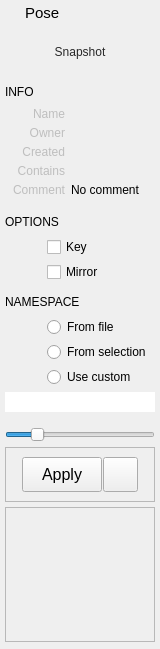
<?xml version="1.0" encoding="UTF-8"?>
<ui version="4.0">
 <class>Form</class>
 <widget class="QWidget" name="Form">
  <property name="geometry">
   <rect>
    <x>0</x>
    <y>0</y>
    <width>160</width>
    <height>649</height>
   </rect>
  </property>
  <property name="sizePolicy">
   <sizepolicy hsizetype="Preferred" vsizetype="Preferred">
    <horstretch>0</horstretch>
    <verstretch>0</verstretch>
   </sizepolicy>
  </property>
  <property name="minimumSize">
   <size>
    <width>160</width>
    <height>510</height>
   </size>
  </property>
  <property name="maximumSize">
   <size>
    <width>300</width>
    <height>16777215</height>
   </size>
  </property>
  <property name="windowTitle">
   <string>Form</string>
  </property>
  <property name="styleSheet">
   <string notr="true"/>
  </property>
  <layout class="QVBoxLayout" name="verticalLayout">
   <property name="spacing">
    <number>5</number>
   </property>
   <property name="sizeConstraint">
    <enum>QLayout::SetDefaultConstraint</enum>
   </property>
   <property name="leftMargin">
    <number>5</number>
   </property>
   <property name="topMargin">
    <number>2</number>
   </property>
   <property name="rightMargin">
    <number>5</number>
   </property>
   <property name="bottomMargin">
    <number>2</number>
   </property>
   <item>
    <layout class="QHBoxLayout" name="horizontalLayout_18">
     <property name="leftMargin">
      <number>2</number>
     </property>
     <property name="topMargin">
      <number>2</number>
     </property>
     <property name="rightMargin">
      <number>2</number>
     </property>
     <property name="bottomMargin">
      <number>0</number>
     </property>
     <item>
      <widget class="QLabel" name="label_6">
       <property name="maximumSize">
        <size>
         <width>13</width>
         <height>13</height>
        </size>
       </property>
       <property name="text">
        <string/>
       </property>
       <property name="pixmap">
        <pixmap>../images/poseIcon.png</pixmap>
       </property>
       <property name="scaledContents">
        <bool>true</bool>
       </property>
      </widget>
     </item>
     <item>
      <widget class="QLabel" name="label_2">
       <property name="font">
        <font>
         <family>Arial</family>
         <pointsize>11</pointsize>
         <weight>50</weight>
         <bold>false</bold>
        </font>
       </property>
       <property name="text">
        <string>Pose</string>
       </property>
      </widget>
     </item>
    </layout>
   </item>
   <item>
    <layout class="QHBoxLayout" name="modelPanelLayout">
     <property name="spacing">
      <number>0</number>
     </property>
     <property name="topMargin">
      <number>0</number>
     </property>
     <property name="bottomMargin">
      <number>0</number>
     </property>
     <item>
      <widget class="QLabel" name="label_3">
       <property name="minimumSize">
        <size>
         <width>0</width>
         <height>0</height>
        </size>
       </property>
       <property name="maximumSize">
        <size>
         <width>0</width>
         <height>16777215</height>
        </size>
       </property>
       <property name="text">
        <string/>
       </property>
      </widget>
     </item>
     <item>
      <widget class="QFrame" name="iconFrame">
       <property name="sizePolicy">
        <sizepolicy hsizetype="Expanding" vsizetype="Expanding">
         <horstretch>0</horstretch>
         <verstretch>0</verstretch>
        </sizepolicy>
       </property>
       <property name="minimumSize">
        <size>
         <width>50</width>
         <height>50</height>
        </size>
       </property>
       <property name="maximumSize">
        <size>
         <width>150</width>
         <height>150</height>
        </size>
       </property>
       <property name="styleSheet">
        <string notr="true"/>
       </property>
       <property name="frameShape">
        <enum>QFrame::NoFrame</enum>
       </property>
       <property name="frameShadow">
        <enum>QFrame::Plain</enum>
       </property>
       <property name="lineWidth">
        <number>0</number>
       </property>
       <layout class="QVBoxLayout" name="verticalLayout_3">
        <property name="spacing">
         <number>0</number>
        </property>
        <property name="margin">
         <number>0</number>
        </property>
        <item>
         <widget class="QToolButton" name="snapshotButton">
          <property name="enabled">
           <bool>true</bool>
          </property>
          <property name="sizePolicy">
           <sizepolicy hsizetype="Expanding" vsizetype="Expanding">
            <horstretch>0</horstretch>
            <verstretch>1</verstretch>
           </sizepolicy>
          </property>
          <property name="minimumSize">
           <size>
            <width>0</width>
            <height>0</height>
           </size>
          </property>
          <property name="maximumSize">
           <size>
            <width>150</width>
            <height>150</height>
           </size>
          </property>
          <property name="toolTip">
           <string>Take snapshot</string>
          </property>
          <property name="layoutDirection">
           <enum>Qt::LeftToRight</enum>
          </property>
          <property name="styleSheet">
           <string notr="true">color: rgb(40, 40, 40);
border: 1px solid rgb(0, 0, 0, 0);
background-color: rgb(254, 255, 230, 0);</string>
          </property>
          <property name="text">
           <string>Snapshot</string>
          </property>
          <property name="icon">
           <iconset>
            <normaloff>../images/camera.png</normaloff>../images/camera.png</iconset>
          </property>
          <property name="iconSize">
           <size>
            <width>176</width>
            <height>180</height>
           </size>
          </property>
          <property name="popupMode">
           <enum>QToolButton::InstantPopup</enum>
          </property>
          <property name="toolButtonStyle">
           <enum>Qt::ToolButtonIconOnly</enum>
          </property>
          <property name="autoRaise">
           <bool>false</bool>
          </property>
         </widget>
        </item>
       </layout>
      </widget>
     </item>
    </layout>
   </item>
   <item>
    <layout class="QHBoxLayout" name="horizontalLayout_7">
     <property name="topMargin">
      <number>0</number>
     </property>
     <item>
      <widget class="QLabel" name="label_8">
       <property name="minimumSize">
        <size>
         <width>100</width>
         <height>0</height>
        </size>
       </property>
       <property name="maximumSize">
        <size>
         <width>200</width>
         <height>16777215</height>
        </size>
       </property>
       <property name="font">
        <font>
         <family>Arial</family>
         <pointsize>9</pointsize>
         <weight>50</weight>
         <bold>false</bold>
        </font>
       </property>
       <property name="text">
        <string>INFO</string>
       </property>
      </widget>
     </item>
     <item>
      <spacer name="horizontalSpacer_2">
       <property name="orientation">
        <enum>Qt::Horizontal</enum>
       </property>
       <property name="sizeHint" stdset="0">
        <size>
         <width>40</width>
         <height>20</height>
        </size>
       </property>
      </spacer>
     </item>
    </layout>
   </item>
   <item>
    <layout class="QHBoxLayout" name="horizontalLayout">
     <property name="spacing">
      <number>6</number>
     </property>
     <property name="topMargin">
      <number>0</number>
     </property>
     <item>
      <widget class="QLabel" name="label">
       <property name="enabled">
        <bool>false</bool>
       </property>
       <property name="sizePolicy">
        <sizepolicy hsizetype="Fixed" vsizetype="Preferred">
         <horstretch>0</horstretch>
         <verstretch>0</verstretch>
        </sizepolicy>
       </property>
       <property name="minimumSize">
        <size>
         <width>60</width>
         <height>0</height>
        </size>
       </property>
       <property name="maximumSize">
        <size>
         <width>60</width>
         <height>16777215</height>
        </size>
       </property>
       <property name="text">
        <string>Name</string>
       </property>
       <property name="alignment">
        <set>Qt::AlignRight|Qt::AlignTrailing|Qt::AlignVCenter</set>
       </property>
      </widget>
     </item>
     <item>
      <widget class="QLabel" name="name">
       <property name="enabled">
        <bool>true</bool>
       </property>
       <property name="sizePolicy">
        <sizepolicy hsizetype="Ignored" vsizetype="Preferred">
         <horstretch>0</horstretch>
         <verstretch>0</verstretch>
        </sizepolicy>
       </property>
       <property name="text">
        <string/>
       </property>
       <property name="textInteractionFlags">
        <set>Qt::LinksAccessibleByMouse|Qt::TextSelectableByMouse</set>
       </property>
      </widget>
     </item>
    </layout>
   </item>
   <item>
    <layout class="QHBoxLayout" name="horizontalLayout_9">
     <property name="spacing">
      <number>6</number>
     </property>
     <property name="topMargin">
      <number>0</number>
     </property>
     <item>
      <widget class="QLabel" name="label_13">
       <property name="enabled">
        <bool>false</bool>
       </property>
       <property name="sizePolicy">
        <sizepolicy hsizetype="Fixed" vsizetype="Expanding">
         <horstretch>0</horstretch>
         <verstretch>0</verstretch>
        </sizepolicy>
       </property>
       <property name="minimumSize">
        <size>
         <width>60</width>
         <height>0</height>
        </size>
       </property>
       <property name="maximumSize">
        <size>
         <width>60</width>
         <height>500</height>
        </size>
       </property>
       <property name="text">
        <string>Owner</string>
       </property>
       <property name="alignment">
        <set>Qt::AlignRight|Qt::AlignTop|Qt::AlignTrailing</set>
       </property>
      </widget>
     </item>
     <item>
      <widget class="QLabel" name="owner">
       <property name="enabled">
        <bool>true</bool>
       </property>
       <property name="sizePolicy">
        <sizepolicy hsizetype="Ignored" vsizetype="Expanding">
         <horstretch>0</horstretch>
         <verstretch>0</verstretch>
        </sizepolicy>
       </property>
       <property name="minimumSize">
        <size>
         <width>0</width>
         <height>0</height>
        </size>
       </property>
       <property name="maximumSize">
        <size>
         <width>16777215</width>
         <height>16777215</height>
        </size>
       </property>
       <property name="styleSheet">
        <string notr="true"/>
       </property>
       <property name="text">
        <string/>
       </property>
       <property name="alignment">
        <set>Qt::AlignLeading|Qt::AlignLeft|Qt::AlignTop</set>
       </property>
       <property name="wordWrap">
        <bool>true</bool>
       </property>
       <property name="textInteractionFlags">
        <set>Qt::LinksAccessibleByMouse|Qt::TextSelectableByMouse</set>
       </property>
      </widget>
     </item>
    </layout>
   </item>
   <item>
    <layout class="QHBoxLayout" name="horizontalLayout_11">
     <property name="spacing">
      <number>6</number>
     </property>
     <property name="topMargin">
      <number>0</number>
     </property>
     <item>
      <widget class="QLabel" name="label_14">
       <property name="enabled">
        <bool>false</bool>
       </property>
       <property name="sizePolicy">
        <sizepolicy hsizetype="Fixed" vsizetype="Expanding">
         <horstretch>0</horstretch>
         <verstretch>0</verstretch>
        </sizepolicy>
       </property>
       <property name="minimumSize">
        <size>
         <width>60</width>
         <height>0</height>
        </size>
       </property>
       <property name="maximumSize">
        <size>
         <width>60</width>
         <height>500</height>
        </size>
       </property>
       <property name="text">
        <string>Created</string>
       </property>
       <property name="alignment">
        <set>Qt::AlignRight|Qt::AlignTop|Qt::AlignTrailing</set>
       </property>
      </widget>
     </item>
     <item>
      <widget class="QLabel" name="created">
       <property name="enabled">
        <bool>true</bool>
       </property>
       <property name="sizePolicy">
        <sizepolicy hsizetype="Expanding" vsizetype="Expanding">
         <horstretch>0</horstretch>
         <verstretch>0</verstretch>
        </sizepolicy>
       </property>
       <property name="minimumSize">
        <size>
         <width>0</width>
         <height>0</height>
        </size>
       </property>
       <property name="maximumSize">
        <size>
         <width>16777215</width>
         <height>16777215</height>
        </size>
       </property>
       <property name="styleSheet">
        <string notr="true"/>
       </property>
       <property name="text">
        <string/>
       </property>
       <property name="alignment">
        <set>Qt::AlignLeading|Qt::AlignLeft|Qt::AlignTop</set>
       </property>
       <property name="wordWrap">
        <bool>true</bool>
       </property>
       <property name="textInteractionFlags">
        <set>Qt::LinksAccessibleByMouse|Qt::TextSelectableByMouse</set>
       </property>
      </widget>
     </item>
    </layout>
   </item>
   <item>
    <layout class="QHBoxLayout" name="horizontalLayout_15">
     <property name="spacing">
      <number>6</number>
     </property>
     <property name="topMargin">
      <number>0</number>
     </property>
     <property name="bottomMargin">
      <number>0</number>
     </property>
     <item>
      <widget class="QLabel" name="label_15">
       <property name="enabled">
        <bool>false</bool>
       </property>
       <property name="sizePolicy">
        <sizepolicy hsizetype="Fixed" vsizetype="Expanding">
         <horstretch>0</horstretch>
         <verstretch>0</verstretch>
        </sizepolicy>
       </property>
       <property name="minimumSize">
        <size>
         <width>60</width>
         <height>0</height>
        </size>
       </property>
       <property name="maximumSize">
        <size>
         <width>60</width>
         <height>500</height>
        </size>
       </property>
       <property name="text">
        <string>Contains</string>
       </property>
       <property name="alignment">
        <set>Qt::AlignRight|Qt::AlignTop|Qt::AlignTrailing</set>
       </property>
      </widget>
     </item>
     <item>
      <widget class="QLabel" name="contains">
       <property name="enabled">
        <bool>true</bool>
       </property>
       <property name="sizePolicy">
        <sizepolicy hsizetype="Expanding" vsizetype="MinimumExpanding">
         <horstretch>0</horstretch>
         <verstretch>0</verstretch>
        </sizepolicy>
       </property>
       <property name="minimumSize">
        <size>
         <width>0</width>
         <height>0</height>
        </size>
       </property>
       <property name="maximumSize">
        <size>
         <width>16777215</width>
         <height>16777215</height>
        </size>
       </property>
       <property name="styleSheet">
        <string notr="true"/>
       </property>
       <property name="text">
        <string/>
       </property>
       <property name="alignment">
        <set>Qt::AlignLeading|Qt::AlignLeft|Qt::AlignTop</set>
       </property>
       <property name="wordWrap">
        <bool>true</bool>
       </property>
       <property name="textInteractionFlags">
        <set>Qt::LinksAccessibleByMouse|Qt::TextSelectableByMouse</set>
       </property>
      </widget>
     </item>
    </layout>
   </item>
   <item>
    <layout class="QHBoxLayout" name="horizontalLayout_14">
     <property name="spacing">
      <number>6</number>
     </property>
     <property name="topMargin">
      <number>0</number>
     </property>
     <property name="bottomMargin">
      <number>5</number>
     </property>
     <item>
      <widget class="QLabel" name="label_11">
       <property name="enabled">
        <bool>false</bool>
       </property>
       <property name="sizePolicy">
        <sizepolicy hsizetype="Fixed" vsizetype="Expanding">
         <horstretch>0</horstretch>
         <verstretch>0</verstretch>
        </sizepolicy>
       </property>
       <property name="minimumSize">
        <size>
         <width>60</width>
         <height>0</height>
        </size>
       </property>
       <property name="maximumSize">
        <size>
         <width>60</width>
         <height>500</height>
        </size>
       </property>
       <property name="text">
        <string>Comment</string>
       </property>
       <property name="alignment">
        <set>Qt::AlignRight|Qt::AlignTop|Qt::AlignTrailing</set>
       </property>
      </widget>
     </item>
     <item>
      <widget class="QLabel" name="comment">
       <property name="enabled">
        <bool>true</bool>
       </property>
       <property name="sizePolicy">
        <sizepolicy hsizetype="Ignored" vsizetype="MinimumExpanding">
         <horstretch>0</horstretch>
         <verstretch>0</verstretch>
        </sizepolicy>
       </property>
       <property name="minimumSize">
        <size>
         <width>0</width>
         <height>0</height>
        </size>
       </property>
       <property name="maximumSize">
        <size>
         <width>16777215</width>
         <height>16777215</height>
        </size>
       </property>
       <property name="styleSheet">
        <string notr="true"/>
       </property>
       <property name="text">
        <string>No comment</string>
       </property>
       <property name="alignment">
        <set>Qt::AlignLeading|Qt::AlignLeft|Qt::AlignTop</set>
       </property>
       <property name="wordWrap">
        <bool>true</bool>
       </property>
       <property name="textInteractionFlags">
        <set>Qt::LinksAccessibleByMouse|Qt::TextSelectableByMouse</set>
       </property>
      </widget>
     </item>
    </layout>
   </item>
   <item>
    <layout class="QHBoxLayout" name="horizontalLayout_8">
     <property name="topMargin">
      <number>5</number>
     </property>
     <item>
      <widget class="QLabel" name="label_7">
       <property name="minimumSize">
        <size>
         <width>100</width>
         <height>0</height>
        </size>
       </property>
       <property name="maximumSize">
        <size>
         <width>200</width>
         <height>16777215</height>
        </size>
       </property>
       <property name="font">
        <font>
         <family>Arial</family>
         <pointsize>9</pointsize>
         <weight>50</weight>
         <bold>false</bold>
        </font>
       </property>
       <property name="text">
        <string>OPTIONS</string>
       </property>
      </widget>
     </item>
     <item>
      <spacer name="horizontalSpacer">
       <property name="orientation">
        <enum>Qt::Horizontal</enum>
       </property>
       <property name="sizeHint" stdset="0">
        <size>
         <width>40</width>
         <height>20</height>
        </size>
       </property>
      </spacer>
     </item>
    </layout>
   </item>
   <item>
    <layout class="QHBoxLayout" name="horizontalLayout_4">
     <property name="spacing">
      <number>2</number>
     </property>
     <property name="leftMargin">
      <number>0</number>
     </property>
     <property name="topMargin">
      <number>0</number>
     </property>
     <item>
      <widget class="QLabel" name="label_12">
       <property name="minimumSize">
        <size>
         <width>40</width>
         <height>0</height>
        </size>
       </property>
       <property name="maximumSize">
        <size>
         <width>40</width>
         <height>16777215</height>
        </size>
       </property>
       <property name="layoutDirection">
        <enum>Qt::LeftToRight</enum>
       </property>
       <property name="text">
        <string/>
       </property>
       <property name="alignment">
        <set>Qt::AlignRight|Qt::AlignTrailing|Qt::AlignVCenter</set>
       </property>
      </widget>
     </item>
     <item>
      <widget class="QCheckBox" name="keyCheckBox">
       <property name="minimumSize">
        <size>
         <width>0</width>
         <height>19</height>
        </size>
       </property>
       <property name="text">
        <string>Key</string>
       </property>
       <property name="checkable">
        <bool>true</bool>
       </property>
       <property name="checked">
        <bool>false</bool>
       </property>
      </widget>
     </item>
    </layout>
   </item>
   <item>
    <layout class="QHBoxLayout" name="horizontalLayout_16">
     <property name="spacing">
      <number>2</number>
     </property>
     <property name="leftMargin">
      <number>0</number>
     </property>
     <property name="topMargin">
      <number>0</number>
     </property>
     <item>
      <widget class="QLabel" name="label_20">
       <property name="minimumSize">
        <size>
         <width>40</width>
         <height>0</height>
        </size>
       </property>
       <property name="maximumSize">
        <size>
         <width>40</width>
         <height>16777215</height>
        </size>
       </property>
       <property name="layoutDirection">
        <enum>Qt::LeftToRight</enum>
       </property>
       <property name="text">
        <string/>
       </property>
       <property name="alignment">
        <set>Qt::AlignRight|Qt::AlignTrailing|Qt::AlignVCenter</set>
       </property>
      </widget>
     </item>
     <item>
      <widget class="QCheckBox" name="mirrorCheckBox">
       <property name="minimumSize">
        <size>
         <width>0</width>
         <height>19</height>
        </size>
       </property>
       <property name="text">
        <string>Mirror</string>
       </property>
       <property name="checkable">
        <bool>true</bool>
       </property>
       <property name="checked">
        <bool>false</bool>
       </property>
      </widget>
     </item>
    </layout>
   </item>
   <item>
    <layout class="QHBoxLayout" name="horizontalLayout_20">
     <property name="topMargin">
      <number>5</number>
     </property>
     <item>
      <widget class="QLabel" name="label_4">
       <property name="minimumSize">
        <size>
         <width>100</width>
         <height>0</height>
        </size>
       </property>
       <property name="maximumSize">
        <size>
         <width>100</width>
         <height>16777215</height>
        </size>
       </property>
       <property name="font">
        <font>
         <family>Arial</family>
         <pointsize>9</pointsize>
         <weight>50</weight>
         <bold>false</bold>
        </font>
       </property>
       <property name="text">
        <string>NAMESPACE</string>
       </property>
      </widget>
     </item>
     <item>
      <spacer name="horizontalSpacer_5">
       <property name="orientation">
        <enum>Qt::Horizontal</enum>
       </property>
       <property name="sizeHint" stdset="0">
        <size>
         <width>40</width>
         <height>20</height>
        </size>
       </property>
      </spacer>
     </item>
    </layout>
   </item>
   <item>
    <layout class="QHBoxLayout" name="horizontalLayout_5">
     <property name="spacing">
      <number>2</number>
     </property>
     <property name="leftMargin">
      <number>0</number>
     </property>
     <property name="topMargin">
      <number>0</number>
     </property>
     <item>
      <widget class="QLabel" name="label_16">
       <property name="minimumSize">
        <size>
         <width>40</width>
         <height>0</height>
        </size>
       </property>
       <property name="maximumSize">
        <size>
         <width>40</width>
         <height>16777215</height>
        </size>
       </property>
       <property name="layoutDirection">
        <enum>Qt::LeftToRight</enum>
       </property>
       <property name="text">
        <string/>
       </property>
       <property name="alignment">
        <set>Qt::AlignRight|Qt::AlignTrailing|Qt::AlignVCenter</set>
       </property>
      </widget>
     </item>
     <item>
      <widget class="QRadioButton" name="useFileNamespace">
       <property name="text">
        <string>From file</string>
       </property>
      </widget>
     </item>
    </layout>
   </item>
   <item>
    <layout class="QHBoxLayout" name="horizontalLayout_10">
     <property name="spacing">
      <number>2</number>
     </property>
     <property name="leftMargin">
      <number>0</number>
     </property>
     <property name="topMargin">
      <number>0</number>
     </property>
     <item>
      <widget class="QLabel" name="label_17">
       <property name="minimumSize">
        <size>
         <width>40</width>
         <height>0</height>
        </size>
       </property>
       <property name="maximumSize">
        <size>
         <width>40</width>
         <height>16777215</height>
        </size>
       </property>
       <property name="layoutDirection">
        <enum>Qt::LeftToRight</enum>
       </property>
       <property name="text">
        <string/>
       </property>
       <property name="alignment">
        <set>Qt::AlignRight|Qt::AlignTrailing|Qt::AlignVCenter</set>
       </property>
      </widget>
     </item>
     <item>
      <widget class="QRadioButton" name="useSelectionNamespace">
       <property name="text">
        <string>From selection</string>
       </property>
      </widget>
     </item>
    </layout>
   </item>
   <item>
    <layout class="QHBoxLayout" name="horizontalLayout_12">
     <property name="spacing">
      <number>2</number>
     </property>
     <property name="leftMargin">
      <number>0</number>
     </property>
     <property name="topMargin">
      <number>0</number>
     </property>
     <item>
      <widget class="QLabel" name="label_19">
       <property name="minimumSize">
        <size>
         <width>40</width>
         <height>0</height>
        </size>
       </property>
       <property name="maximumSize">
        <size>
         <width>40</width>
         <height>16777215</height>
        </size>
       </property>
       <property name="layoutDirection">
        <enum>Qt::LeftToRight</enum>
       </property>
       <property name="text">
        <string/>
       </property>
       <property name="alignment">
        <set>Qt::AlignRight|Qt::AlignTrailing|Qt::AlignVCenter</set>
       </property>
      </widget>
     </item>
     <item>
      <widget class="QRadioButton" name="useCustomNamespace">
       <property name="text">
        <string>Use custom</string>
       </property>
      </widget>
     </item>
    </layout>
   </item>
   <item>
    <layout class="QHBoxLayout" name="horizontalLayout_3">
     <property name="leftMargin">
      <number>0</number>
     </property>
     <property name="topMargin">
      <number>0</number>
     </property>
     <property name="rightMargin">
      <number>0</number>
     </property>
     <item>
      <widget class="QLineEdit" name="namespaceEdit">
       <property name="minimumSize">
        <size>
         <width>0</width>
         <height>0</height>
        </size>
       </property>
       <property name="frame">
        <bool>false</bool>
       </property>
      </widget>
     </item>
    </layout>
   </item>
   <item>
    <spacer name="verticalSpacer_2">
     <property name="orientation">
      <enum>Qt::Vertical</enum>
     </property>
     <property name="sizeType">
      <enum>QSizePolicy::Fixed</enum>
     </property>
     <property name="sizeHint" stdset="0">
      <size>
       <width>20</width>
       <height>10</height>
      </size>
     </property>
    </spacer>
   </item>
   <item>
    <layout class="QHBoxLayout" name="horizontalLayout_13">
     <property name="leftMargin">
      <number>0</number>
     </property>
     <property name="topMargin">
      <number>0</number>
     </property>
     <property name="rightMargin">
      <number>0</number>
     </property>
     <item>
      <widget class="QSlider" name="blendSlider">
       <property name="sizePolicy">
        <sizepolicy hsizetype="Expanding" vsizetype="Fixed">
         <horstretch>0</horstretch>
         <verstretch>0</verstretch>
        </sizepolicy>
       </property>
       <property name="minimum">
        <number>-30</number>
       </property>
       <property name="maximum">
        <number>130</number>
       </property>
       <property name="pageStep">
        <number>1</number>
       </property>
       <property name="tracking">
        <bool>false</bool>
       </property>
       <property name="orientation">
        <enum>Qt::Horizontal</enum>
       </property>
       <property name="tickPosition">
        <enum>QSlider::NoTicks</enum>
       </property>
       <property name="tickInterval">
        <number>0</number>
       </property>
      </widget>
     </item>
    </layout>
   </item>
   <item>
    <widget class="QFrame" name="previewButtons">
     <property name="frameShape">
      <enum>QFrame::StyledPanel</enum>
     </property>
     <property name="frameShadow">
      <enum>QFrame::Raised</enum>
     </property>
     <layout class="QHBoxLayout" name="horizontalLayout_6">
      <property name="spacing">
       <number>1</number>
      </property>
      <item>
       <spacer name="horizontalSpacer_3">
        <property name="orientation">
         <enum>Qt::Horizontal</enum>
        </property>
        <property name="sizeHint" stdset="0">
         <size>
          <width>40</width>
          <height>20</height>
         </size>
        </property>
       </spacer>
      </item>
      <item>
       <widget class="QPushButton" name="acceptButton">
        <property name="sizePolicy">
         <sizepolicy hsizetype="Expanding" vsizetype="Fixed">
          <horstretch>0</horstretch>
          <verstretch>0</verstretch>
         </sizepolicy>
        </property>
        <property name="minimumSize">
         <size>
          <width>80</width>
          <height>35</height>
         </size>
        </property>
        <property name="maximumSize">
         <size>
          <width>125</width>
          <height>35</height>
         </size>
        </property>
        <property name="font">
         <font>
          <family>Arial</family>
          <pointsize>12</pointsize>
          <weight>50</weight>
          <bold>false</bold>
         </font>
        </property>
        <property name="toolTip">
         <string/>
        </property>
        <property name="styleSheet">
         <string notr="true"/>
        </property>
        <property name="text">
         <string>Apply</string>
        </property>
       </widget>
      </item>
      <item>
       <widget class="QPushButton" name="selectionSetButton">
        <property name="minimumSize">
         <size>
          <width>35</width>
          <height>35</height>
         </size>
        </property>
        <property name="maximumSize">
         <size>
          <width>35</width>
          <height>16777215</height>
         </size>
        </property>
        <property name="text">
         <string/>
        </property>
        <property name="icon">
         <iconset>
          <normaloff>../images/selectionSet2.png</normaloff>../images/selectionSet2.png</iconset>
        </property>
        <property name="iconSize">
         <size>
          <width>25</width>
          <height>25</height>
         </size>
        </property>
       </widget>
      </item>
      <item>
       <spacer name="horizontalSpacer_4">
        <property name="orientation">
         <enum>Qt::Horizontal</enum>
        </property>
        <property name="sizeHint" stdset="0">
         <size>
          <width>40</width>
          <height>20</height>
         </size>
        </property>
       </spacer>
      </item>
     </layout>
    </widget>
   </item>
   <item>
    <widget class="QFrame" name="frame">
     <property name="sizePolicy">
      <sizepolicy hsizetype="Preferred" vsizetype="Expanding">
       <horstretch>0</horstretch>
       <verstretch>2</verstretch>
      </sizepolicy>
     </property>
     <property name="frameShape">
      <enum>QFrame::StyledPanel</enum>
     </property>
     <property name="frameShadow">
      <enum>QFrame::Raised</enum>
     </property>
    </widget>
   </item>
   <item>
    <widget class="QLabel" name="label_18">
     <property name="maximumSize">
      <size>
       <width>16777215</width>
       <height>0</height>
      </size>
     </property>
     <property name="text">
      <string/>
     </property>
    </widget>
   </item>
  </layout>
 </widget>
 <resources/>
 <connections/>
 <slots>
  <slot>snapshot()</slot>
  <slot>apply()</slot>
  <slot>edit()</slot>
  <slot>showContextMenu()</slot>
 </slots>
</ui>
